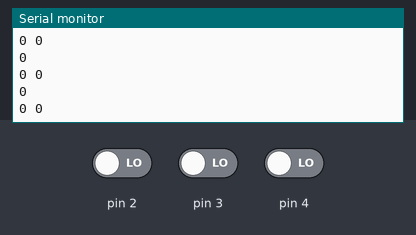
A sketch run on a simulated Arduino Uno, built with avr-gcc and run on an emulated ATmega328P. Parts: the last lines printed to the serial monitor. The inputs (shaded band) are chosen by the test bench; at power-on: pin 2 LOW, pin 3 LOW, pin 4 LOW.

Above: at 1.2 s.
1.3 s: pin 2 driven HIGH
At 1.8 s:
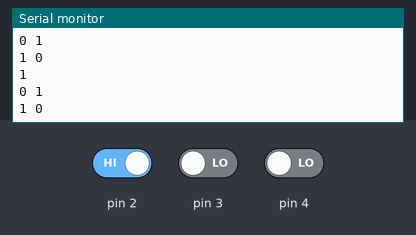
2.8 s: pin 3 driven HIGH
At 3.3 s:
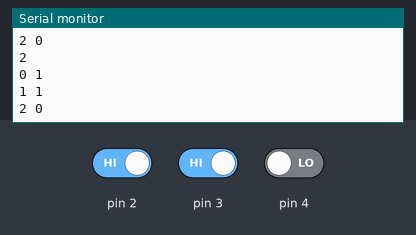
Timing chart, 0 to 5.8 s (numbered marks = the images above; inputs shaded):
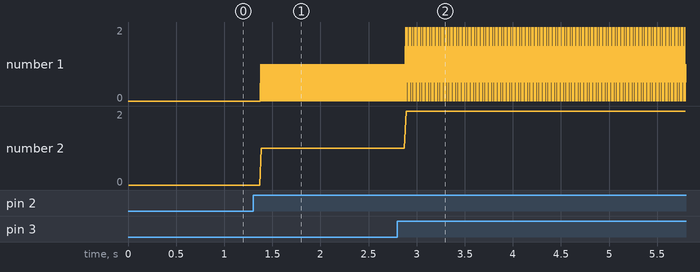

Measured:
- after the input at 1.3 s, the serial monitor: prints a new line after 0.07 s (image 1)
- after the input at 2.8 s, the serial monitor: prints a new line after 0.08 s (image 2)
- plotted number 1: 0 → 1 after the input at 1.3 s, 1 → 2 after the input at 2.8 s
- plotted number 2: 0 → 1 after the input at 1.3 s, 1 → 2 after the input at 2.8 s

The sketch:

i2cSlave.ino
```cpp
//Arduino code to receive I2C communication from Raspberry Pi

#include <Wire.h>

// ============================================================================================================================
// These are the default settings for a slave used on a panel.
// Change these variables according to your layout.

// There are 3 slaves on 1 panel, each of them need an unique id. (0, 1 or 2)
const int slaveId = 2;
// The panel it is mounted on. Starting with 0.
const int panelId = 1;
// The amount of sensors used on this 1 panel
const int totalSensors = 144;
// The pins 0 and 1 are  not used
const int connectedSensors = 48;

// Define the slave address of this device.
// The adresses start from 0x04
// When defining the address,
// there cant be any duplicates of addresses so keep counting when you give the slaves of the next panel their address.
#define SLAVE_ADDRESS 0x07

// ===========================================================================================================================

int sensorState = 1;
int previous = -1;
int squares[connectedSensors];


void setup() {
  // begin running as an I2C slave on the specified address
 Serial.begin(9600);
  Wire.begin(SLAVE_ADDRESS);

  int pin = 2;
  for (int i = 0; i < connectedSensors; i++) {

      squares[i] = pin;


    if (pin == 19) {
      pin += 3;
    }
    else {
      pin++;
    }
  }

  for (int i = 0; i < connectedSensors; i++) {
    pinMode(squares[i], INPUT);

   // Serial.println(squares[i]);
  }

  Wire.onRequest(onRequest);
}

void loop() {
  // keep looping over the array of pins, it is faster then looping when the pi asks for it.
  sensorState = readSensor();

}

void onRequest() {
  if (previous != sensorState) {
    previous = sensorState;
    Wire.write(sensorState + 1);
  }
}

int readSensor() {
  for (int i = 0; i < connectedSensors; i++)
  {

    // loop over all the pins
    int state = digitalRead(squares[i]);
    Serial.print(i);
    Serial.print(" ");
    Serial.println(state);

    // if activated, send the index of the array + the id * connectedSensors
    // keep in mind for the last slave this wont work, because it does not have as many sensors connected to it.
    // so you need to change connectedSensors to the amount of sensors connected to both of the other slaves + all the senors on previous panels.

    if (state == 0) {
      Serial.println(i);
      return (i);
    }
  }
  return -1;
}
```
